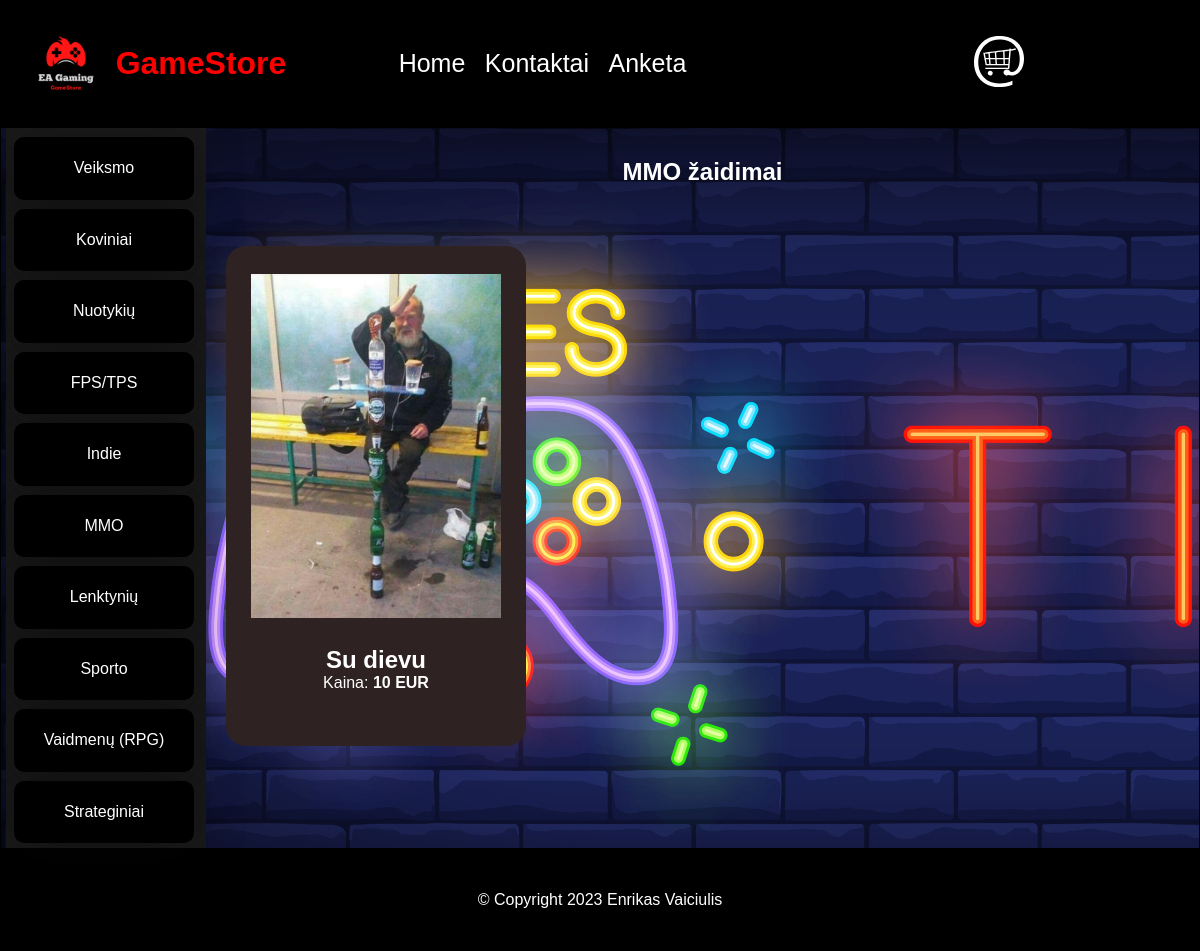
Screenshot of /?mmo (signed in) with the database file from the repository.
### tables this page shows
CREATE TABLE `prekes` (
  `ID` int(11) NOT NULL,
  `pavadinimas` varchar(100) NOT NULL,
  `data` varchar(40) NOT NULL,
  `kaina` int(10) NOT NULL,
  `aprasymas` varchar(3000) NOT NULL,
  `reikalavimai` varchar(1000) NOT NULL,
  `nuotrauka` varchar(500) NOT NULL,
  `kategorija` varchar(20) NOT NULL
);

### files/mmo.php (the view, shortened to what this page needs)
<?php
    echo'<h2 style="margin-top:30px;">MMO žaidimai</h2>';
    $duombaze = mysqli_connect("localhost","root","");
    mysqli_select_db($duombaze, 'duombaze');
    $selektas = "SELECT * FROM `prekes` where kategorija='mmo'";
    $result = mysqli_query($duombaze,$selektas);
    if($result){
        while($row = mysqli_fetch_assoc($result)){
            echo '<div onclick="kuris(this);" class="kontentas">';
            echo '<div class="fotke">';
            $img = $row['nuotrauka'];
            ?>
            <img src="prekesfoto\<?php echo $img; ?>"width="250px">
            <?php
            echo '</div>';
            echo '<div class="info">';
            echo '<h2>' .$row['pavadinimas']. '</h2>';
            echo "<p>Kaina: <b>" .$row['kaina']. ' EUR</b></p>';
            echo '</div>';
            echo '</div>';
        }
    }
?>

### Styles/pagrindinis.css (style rules this page uses)
* { margin: 0; padding: 0; font-family: Verdana, sans-serif; }

### files/mmo.php (style rules this page uses)
* { margin: 0; padding: 0; font-family: Verdana, sans-serif; }
.fotke { width: 300px; height: 400px; display: flex; justify-content: center; align-items: center; }
.info { width: 300px; display: inline-block; height: 100px; text-align: center; }
.kontentas { float: left; background:rgb(46, 34, 34); border-radius: 20px; margin-top:60px; margin-right: 10px; margin-left: 20px; margin-bottom: 10px; }
.katalog h2 { width:100%; text-align: center; }

### rows the page displays
prekes: nuotrauka (picture), pavadinimas "Su dievu", kaina "10"
